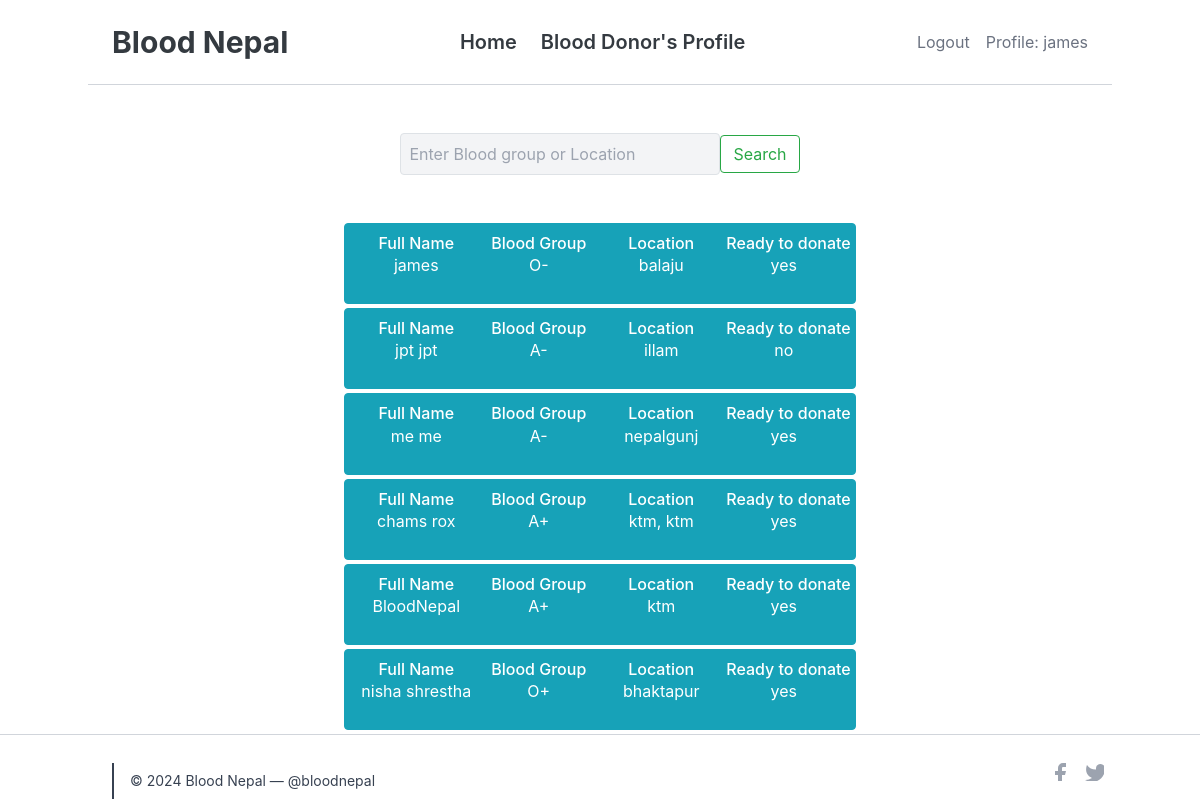
Screenshot of /donor (signed in) with the database file from the repository.
### profile_/models.py (models this page shows, shortened)
class SignUp(models.Model):
    user = models.OneToOneField(User, on_delete = models.CASCADE , unique=True)
    full_name = models.CharField(max_length = 120, null=False, blank=False )
    email = models.EmailField(unique=True, null=False, blank=False)
    phone = models.CharField(max_length=10,null=True)
    gender = models.CharField(max_length=6, choices= GenderChoices , default='Male')
    profile_photo = models.ImageField(upload_to = 'images/')
    location = models.CharField(max_length=40)
    blood_group = models.CharField(choices=Blood_Group_Choices,max_length=3)
    weight = models.IntegerField( null=True, blank=False)
    ready_to_donate = models.CharField(choices=R_CHOICES ,null=True, max_length=4)
    last_donation = models.DateField(null=True)
    class Meta:
        unique_together = ('email','phone')

### profile_/views.py (the view)
# urls.py: path('donor', Profile_list.as_view(), name='donor'),
class Profile_list(LoginRequiredMixin,ListView):
    model = SignUp
    template_name = 'profile/donor.html'
    context_object_name = 'donors'
    def get_context_data(self, **kwargs):
        context = super().get_context_data(**kwargs)
        context['username'] = self.request.user.username
        return context

### profile_/templates/profile/donor.html (shortened to what this page needs)
{% extends 'profile/base.html' %}
{% block body %}
  <div class="w-full bg-white flex justify-center">
    <form class="form-inline my-12 my-lg-8" action="{% url 'search' %}" method="post">
      <input class="w-full sm:w-80 border p-2 rounded  bg-gray-100" type="search" name="searched" placeholder="Enter Blood group or Location" aria-label="Search" />
      <button class="btn btn-outline-success my-2 my-sm-0" type="submit">Search</button>
    </form>
  </div>
  {% for donor in donors %}
    {% include 'profile/partial_donor.html' %}
  {% empty %}
    <div class="flex justify-center">
      <strong>No Data Available</strong>
    </div>
  {% endfor %}
{% endblock %}

### profile_/templates/profile/base.html (shortened to what this page needs)
{% load static %}
<!DOCTYPE html>
<html lang="en">
  <head>
    <script src="https://cdn.tailwindcss.com"></script>
    <link rel="stylesheet" href="https://cdn.jsdelivr.net/npm/bootstrap@4.3.1/dist/css/bootstrap.min.css" />
    <link rel="stylesheet" href="{% static 'blog/css/blog.css' %}" />
    <link rel="stylesheet" href="https://stackpath.bootstrapcdn.com/bootstrap/4.5.2/css/bootstrap.min.css" />
    <link rel="stylesheet" href="https://stackpath.bootstrapcdn.com/bootstrap/4.5.2/css/bootstrap.min.css" />
    <link rel="stylesheet" href="https://cdnjs.cloudflare.com/ajax/libs/font-awesome/6.5.2/css/all.min.css" />
  </head>
  <body class="flex flex-col min-h-screen">
    <header class="bg-white text-white body-font">
      <div class="container mx-auto flex flex-wrap p-4 items-center justify-between border-b border-gray-300 pb-2">
        <span class="text-3xl text-dark font-bold">Blood Nepal</span>
        <nav class="hidden md:flex space-x-6 ">
          <a href="{% url 'home' %}"><button class="text-xl text-dark font-semibold">Home</button></a>
          <a href="{% url 'donor' %}"><button class="text-xl text-dark font-semibold">Blood Donor's Profile</button></a>
        </nav>
        <div class="flex items-center space-x-4">
          {% if user.is_authenticated %}
            <a href="{% url 'logout' %}"><button class="hover:text-gray-800 text-md text-gray-500 ">Logout</button></a>
            <a href="{% url 'profile' %}"><button class="hover:text-gray-800 text-md text-gray-500 ">Profile: {{ username }}</button></a>
          {% else %}
            {% block loginbar %}
              <a href="{% url 'home' %}"><button class="bg-gray-600 hover:bg-gray-700 text-white font-bold py-2 px-4 rounded">Login</button></a>
            {% endblock %}
          {% endif %}
        </div>
      </div>
    </header>
    {% block body %}
    {% endblock %}
    {% block footer %}
      <footer class="bg-white text-gray-300 mt-auto border-t border-gray-300">
        <div class="container px-2 py-1 mx-auto flex items-center sm:flex-row flex-col">
          <p class="text-sm text-gray-700 sm:ml-4 sm:pl-4 sm:border-l-2 sm:border-gray-700 sm:py-2 sm:mt-0 mt-4">© 2024 Blood Nepal — @bloodnepal</p>
          <span class="inline-flex sm:ml-auto sm:mt-0 mt-1 justify-center sm:justify-start">
            <a class="text-gray-400 hover:text-blue-500" href="/">
              <svg fill="currentColor" stroke-linecap="round" stroke-linejoin="round" stroke-width="2" class="w-5 h-5">
                <path d="M18 2h-3a5 5 0 00-5 5v3H7v4h3v8h4v-8h3l1-4h-4V7a1 1 0 011-1h3z"></path>
              </svg>
            </a>
            <a class="ml-3 text-gray-400 hover:text-blue-500" href="/">
              <svg fill="currentColor" stroke-linecap="round" stroke-linejoin="round" stroke-width="2" class="w-5 h-5">
                <path d="M23 3a10.9 10.9 0 01-3.14 1.53 4.48 4.48 0 00-7.86 3v1A10.66 10.66 0 013 4s-4 9 5 13a11.64 11.64 0 01-7 2c9 5 20 0 20-11.5a4.5 4.5 0 00-.08-.83A7.72 7.72 0 0023 3z"></path>
              </svg>
            </a>
          </span>
        </div>
      </footer>
    {% endblock %}
  </body>
</html>

### profile_/templates/profile/partial_donor.html (shortened to what this page needs)
<div class="flex items-center justify-center bg-white">
  <button type="button" class="btn btn-info w-full max-w-lg mx-auto px-2 mb-1" data-bs-toggle="modal" data-bs-target="#donorModal{{ donor.id }}">
    <div class="flex items-center justify-center grid grid-cols-1 md:grid-cols-4 gap-1 p-1">
      <div class="mb-3">
        <h6 class="font-medium">Full Name</h6>
        <p class="text-white-600">{{ donor.full_name }}</p>
      </div>
      <div class="mb-3">
        <h6 class="font-medium">Blood Group</h6>
        <p class="text-white-600">{{ donor.blood_group }}</p>
      </div>
      <div class="mb-3">
        <h6 class="font-medium">Location</h6>
        <p class="text-white-600">{{ donor.location }}</p>
      </div>
      <div class="mb-3">
        <h6 class="font-medium w-32">Ready to donate</h6>
        <p class="text-white-600">{{ donor.ready_to_donate }}</p>
      </div>
    </div>
  </button>
</div>

### rows the page displays
SignUp: full_name "james", blood_group "O-", location "balaju", ready_to_donate "yes"
SignUp: full_name "jpt jpt", blood_group "A-", location "illam", ready_to_donate "no"
SignUp: full_name "me me", blood_group "A-", location "nepalgunj", ready_to_donate "yes"
SignUp: full_name "chams rox", blood_group "A+", location "ktm, ktm", ready_to_donate "yes"
SignUp: full_name "BloodNepal", blood_group "A+", location "ktm", ready_to_donate "yes"
SignUp: full_name "nisha shrestha", blood_group "O+", location "bhaktapur", ready_to_donate "yes"

### other values shown
{{ username }} "james"
